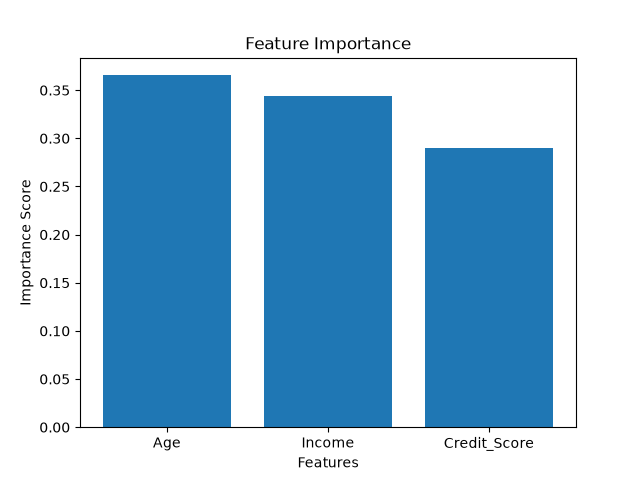

Write the Python code that produced this figure.
import pandas as pd
import matplotlib.pyplot as plt

from sklearn.ensemble import RandomForestClassifier

# Dataset
data = {
    "Age": [20,25,30,35,40,45],
    "Income": [20000,30000,40000,50000,60000,70000],
    "Credit_Score": [600,650,700,720,750,800],
    "Approved": [0,0,1,1,1,1]
}

df = pd.DataFrame(data)

X = df[["Age", "Income", "Credit_Score"]]
y = df["Approved"]

# Train Model
model = RandomForestClassifier(random_state=42)
model.fit(X, y)

# Feature Importance
importance = model.feature_importances_

print("Feature Importance:")

for feature, score in zip(X.columns, importance):
    print(f"{feature}: {score:.3f}")

# Plot
plt.bar(X.columns, importance)
plt.title("Feature Importance")
plt.xlabel("Features")
plt.ylabel("Importance Score")
plt.show()
